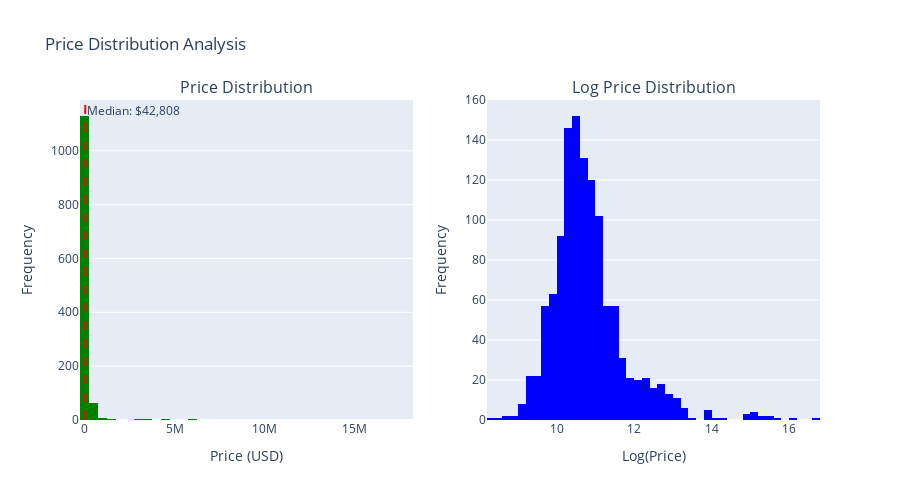

The notebook cell this image was saved under:
### Markdown cell above
## 4.2 Price Distribution (Target Variable)

### Code cell
fig = make_subplots(
    rows=1, cols=2,
    subplot_titles=('Price Distribution', 'Log Price Distribution')
)

fig.add_trace(
    go.Histogram(x=df_clean['Price_USD'], nbinsx=50, name='Price', marker_color='green'),
    row=1, col=1
)

fig.add_trace(
    go.Histogram(x=np.log1p(df_clean['Price_USD']), nbinsx=50, name='Log Price', marker_color='blue'),
    row=1, col=2
)

median_price = df_clean['Price_USD'].median()
fig.add_vline(x=median_price, line_dash="dash", line_color="red", row=1, col=1,
              annotation_text=f"Median: ${median_price:,.0f}")

fig.update_xaxes(title_text="Price (USD)", row=1, col=1)
fig.update_xaxes(title_text="Log(Price)", row=1, col=2)
fig.update_yaxes(title_text="Frequency", row=1, col=1)
fig.update_yaxes(title_text="Frequency", row=1, col=2)

fig.update_layout(height=500, showlegend=False, title_text="Price Distribution Analysis")
fig.show()

print(f"\nPrice Statistics:")
print(f"Min: ${df_clean['Price_USD'].min():,.0f}")
print(f"Max: ${df_clean['Price_USD'].max():,.0f}")
print(f"Mean: ${df_clean['Price_USD'].mean():,.0f}")
print(f"Median: ${df_clean['Price_USD'].median():,.0f}")

### Figure 1 — Plotly figure (JSON) as saved in the notebook; plotly's stock layout.template omitted (floating-point values rounded to 4 significant figures; data arrays with more than 128 entries replaced by an {"elided": "..."} marker saying what was removed)
{"data": [{"marker": {"color": "green"}, "name": "Price", "nbinsx": 50, "type": "histogram", "x": {"elided": "1214 float values"}, "xaxis": "x", "yaxis": "y"}, {"marker": {"color": "blue"}, "name": "Log Price", "nbinsx": 50, "type": "histogram", "x": {"elided": "1214 float values"}, "xaxis": "x2", "yaxis": "y2"}], "layout": {"annotations": [{"font": {"size": 16}, "showarrow": false, "text": "Price Distribution", "x": 0.225, "xanchor": "center", "xref": "paper", "y": 1, "yanchor": "bottom", "yref": "paper"}, {"font": {"size": 16}, "showarrow": false, "text": "Log Price Distribution", "x": 0.775, "xanchor": "center", "xref": "paper", "y": 1, "yanchor": "bottom", "yref": "paper"}, {"showarrow": false, "text": "Median: $42,808", "x": 42810.0, "xanchor": "left", "xref": "x", "y": 1, "yanchor": "top", "yref": "y domain"}], "height": 500, "shapes": [{"line": {"color": "red", "dash": "dash"}, "type": "line", "x0": 42810.0, "x1": 42810.0, "xref": "x", "y0": 0, "y1": 1, "yref": "y domain"}], "showlegend": false, "title": {"text": "Price Distribution Analysis"}, "xaxis": {"anchor": "y", "domain": [0, 0.45], "title": {"text": "Price (USD)"}}, "xaxis2": {"anchor": "y2", "domain": [0.55, 1], "title": {"text": "Log(Price)"}}, "yaxis": {"anchor": "x", "domain": [0, 1], "title": {"text": "Frequency"}}, "yaxis2": {"anchor": "x2", "domain": [0, 1], "title": {"text": "Frequency"}}}}
